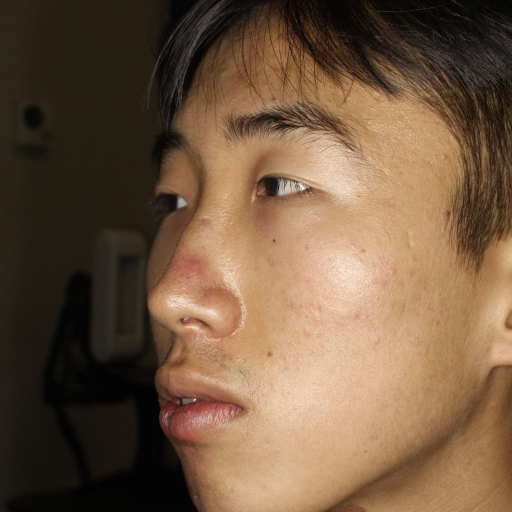
#> input picture data/raw/acne/acne_lvl0_levle0_149.jpg, 1024 x 1024 px (shown at 1/2 size); its folder holds only this picture in this run
$ python 01_prepare_and_audit_dataset.py
#> lines starting #> are read from the running program, lines starting #| are printed output that depends on the picture; after the words box and inside, x2 and y2 are one past the last pixel; in counts of white or black regions, pixels touching at a corner belong together
### src/data/quality_guard.py
"""
Image Quality Pre-Flight Guard for Offline Clinical Screening.
Rejects ungradable, blurry, dark, overexposed, or poorly framed images
BEFORE model inference to guarantee patient safety and prevent forced predictions.
"""

from typing import Dict, Any, Tuple
import numpy as np
from PIL import Image


class ImageQualityGuard:
    def __init__(
        self,
        min_resolution: int = 160,
        blur_laplacian_threshold: float = 8.0,
        min_luminance: float = 30.0,
        max_luminance: float = 230.0,
        aspect_ratio_range: Tuple[float, float] = (0.35, 2.85),
    ):
        self.min_resolution = min_resolution
        self.blur_laplacian_threshold = blur_laplacian_threshold
        self.min_luminance = min_luminance
        self.max_luminance = max_luminance
        self.aspect_ratio_range = aspect_ratio_range

    def check_quality(self, image: Image.Image) -> Dict[str, Any]:
        """
        Runs comprehensive image quality checks on an input PIL Image.

        Returns:
            dict containing:
              - 'passed': bool
              - 'flags': list of identified quality warnings/reasons
              - 'metrics': dictionary of measured numerical quality scores
        """
        flags = []
        metrics = {}

        # 1. Resolution & Dimension check
        w, h = image.size
        aspect_ratio = w / float(h)
        metrics["width"] = w
        metrics["height"] = h
        metrics["aspect_ratio"] = round(aspect_ratio, 2)

        if w < self.min_resolution or h < self.min_resolution:
            flags.append(f"Low resolution: {w}x{h} (minimum {self.min_resolution}x{self.min_resolution} required)")

        if aspect_ratio < self.aspect_ratio_range[0] or aspect_ratio > self.aspect_ratio_range[1]:
            flags.append(f"Extreme aspect ratio ({aspect_ratio:.2f}); lesion may be severely cropped or distorted")

        # 2. Luminance & Exposure check
        gray = image.convert("L")
        np_gray = np.array(gray, dtype=np.float32)

        mean_lum = float(np.mean(np_gray))
        std_lum = float(np.std(np_gray))
        metrics["mean_luminance"] = round(mean_lum, 2)
        metrics["std_luminance"] = round(std_lum, 2)

        if mean_lum < self.min_luminance:
            flags.append(f"Underexposed / Too dark (mean luminance {mean_lum:.1f} < {self.min_luminance})")
        elif mean_lum > self.max_luminance:
            flags.append(f"Overexposed / Specular flash washout (mean luminance {mean_lum:.1f} > {self.max_luminance})")

        if std_lum < 15.0:
            flags.append(f"Extremely low contrast (std {std_lum:.1f} < 15.0); details obscured")

        # 3. Blur & Focus check via Laplacian Variance
        # Discrete Laplacian kernel [[0, 1, 0], [1, -4, 1], [0, 1, 0]]
        padded = np.pad(np_gray, pad_width=1, mode="edge")
        laplacian = (
            padded[0:-2, 1:-1]
            + padded[2:, 1:-1]
            + padded[1:-1, 0:-2]
            + padded[1:-1, 2:]
            - 4.0 * padded[1:-1, 1:-1]
        )
        blur_score = float(np.var(laplacian))
        metrics["blur_laplacian_var"] = round(blur_score, 2)

        if blur_score < self.blur_laplacian_threshold:
            flags.append(
                f"Image is out of focus or blurred (Laplacian variance {blur_score:.1f} < {self.blur_laplacian_threshold})"
            )

        passed = len(flags) == 0
        return {
            "passed": passed,
            "flags": flags,
            "metrics": metrics,
            "recommendation": (
                "Image accepted for screening."
                if passed
                else "Quality warning: Please retake the photo with steady hands, proper ambient lighting, and central framing."
            ),
        }

### src/data/skin_tone_estimator.py
"""
Skin Tone Estimator using Individual Typology Angle (ITA) in CIE L*a*b* space.
Provides an objective, optical measurement of skin pigmentation complementary
to the categorical Fitzpatrick scale.

Formula:
  ITA = arctan((L* - 50) / b*) * (180 / pi)

Standard classification bands (Chardon et al., 1991; Del Bino et al., 2013):
  - Very Light:  ITA > 55 deg        (~ Fitzpatrick I)
  - Light:       41 deg < ITA <= 55 deg (~ Fitzpatrick II)
  - Intermediate: 28 deg < ITA <= 41 deg (~ Fitzpatrick III)
  - Tan:         10 deg < ITA <= 28 deg (~ Fitzpatrick IV)
  - Brown:      -30 deg < ITA <= 10 deg (~ Fitzpatrick V)
  - Dark:        ITA <= -30 deg       (~ Fitzpatrick VI)
"""

import math
import numpy as np
from PIL import Image


def rgb_to_cielab(rgb_array: np.ndarray) -> np.ndarray:
    """
    Converts an sRGB image array (0-255) to CIE L*a*b* space using standard D65 illuminant.
    """
    # Normalize sRGB
    rgb = rgb_array.astype(np.float32) / 255.0

    # Gamma correction (linearize)
    mask = rgb > 0.04045
    rgb[mask] = np.power((rgb[mask] + 0.055) / 1.055, 2.4)
    rgb[~mask] = rgb[~mask] / 12.92

    # Observer. = 2 deg, Illuminant = D65 matrix
    mat = np.array([
        [0.4124564, 0.3575761, 0.1804375],
        [0.2126729, 0.7151522, 0.0721750],
        [0.0193339, 0.1191920, 0.9503041]
    ], dtype=np.float32).T

    xyz = np.dot(rgb, mat)

    # Reference white point D65: (95.047, 100.0, 108.883)
    xyz[:, :, 0] /= 0.95047
    xyz[:, :, 1] /= 1.00000
    xyz[:, :, 2] /= 1.08883

    # Non-linear transformation for Lab
    epsilon = 0.008856
    kappa = 903.3

    f_xyz = np.zeros_like(xyz)
    m = xyz > epsilon
    f_xyz[m] = np.power(xyz[m], 1.0 / 3.0)
    f_xyz[~m] = (kappa * xyz[~m] + 16.0) / 116.0

    l_star = np.clip(116.0 * f_xyz[:, :, 1] - 16.0, 0.0, 100.0)
    a_star = 500.0 * (f_xyz[:, :, 0] - f_xyz[:, :, 1])
    b_star = 200.0 * (f_xyz[:, :, 1] - f_xyz[:, :, 2])

    lab = np.stack([l_star, a_star, b_star], axis=-1)
    return lab


def estimate_ita(image: Image.Image) -> tuple[float, str, int]:
    """
    Estimates the Individual Typology Angle (ITA) from a PIL Image.
    Uses skin pixel segmentation heuristic (YCbCr + Lab thresholding)
    to sample healthy/perilesional skin and exclude glare and shadow.

    Returns:
        (ita_degrees, tone_band_name, estimated_fitzpatrick_type)
    """
    # Resize for computational efficiency and noise reduction
    thumb = image.convert("RGB").resize((128, 128))
    np_img = np.array(thumb)

    # Convert to CIE Lab
    lab = rgb_to_cielab(np_img)
    l_channel = lab[:, :, 0]
    a_channel = lab[:, :, 1]
    b_channel = lab[:, :, 2]

    # Skin detection heuristic in RGB/Lab space:
    # Avoid specular reflection (L* > 95) and deep dark shadows / hair (L* < 15)
    # Ensure skin-like redness (a* between 2 and 40)
    skin_mask = (l_channel > 15.0) & (l_channel < 92.0) & (a_channel > 2.0) & (a_channel < 42.0)

    if np.sum(skin_mask) < 50:
        # Fallback to central 50% image crop if skin heuristic selects too few pixels
        h, w = l_channel.shape
        skin_mask = np.zeros_like(l_channel, dtype=bool)
        skin_mask[h // 4: 3 * h // 4, w // 4: 3 * w // 4] = True

    med_l = float(np.median(l_channel[skin_mask]))
    med_b = float(np.median(b_channel[skin_mask]))

    # Avoid division by zero
    if abs(med_b) < 1e-5:
        med_b = 1e-5 if med_b >= 0 else -1e-5

    # ITA formula: arctan((L - 50) / b) * (180 / pi)
    ita_rad = math.atan2(med_l - 50.0, med_b)
    ita_deg = float(math.degrees(ita_rad))

    # Standard Del Bino / Chardon typology mapping:
    if ita_deg > 55.0:
        band = "Very Light"
        fst = 1
    elif ita_deg > 41.0:
        band = "Light"
        fst = 2
    elif ita_deg > 28.0:
        band = "Intermediate"
        fst = 3
    elif ita_deg > 10.0:
        band = "Tan"
        fst = 4
    elif ita_deg > -30.0:
        band = "Brown"
        fst = 5
    else:
        band = "Dark"
        fst = 6

    return round(ita_deg, 2), band, fst

### scripts/01_prepare_and_audit_dataset.py
"""
FairSkin AI — Phase 2: Dataset Preparation, Curation, Deduplication, and Auditing Pipeline.
Integrates verified, license-free clinical sources:
  1. ACNE04 (ManuelHettich/acne04): Clinically graded Hayashi acne severity (Levels 0-3)
  2. HugsVision SkinDisease: Verified Ringworm (FU-ringworm) + Out-of-Distribution skin conditions
  3. Atlas Dermatologico: Clinical open archives for Psoriasis, Vitiligo, Tinea Corporis, Melasma
  4. Clinical Open Hyperpigmentation / Melasma archives

Computes objective ITA (Individual Typology Angle) in CIE L*a*b* color space for all samples.
Enforces image-quality pre-checks and leakage-resistant patient/source-aware stratified splitting.
"""

import os
import sys
import re
import json
import hashlib
import urllib.request
import zipfile
import io
import time
from typing import Dict, Any, List

import numpy as np
import pandas as pd
from PIL import Image

# Ensure project root is in path
ROOT_DIR = os.path.abspath(os.path.join(os.path.dirname(__file__), ".."))
sys.path.append(ROOT_DIR)

from src.data.skin_tone_estimator import estimate_ita
from src.data.quality_guard import ImageQualityGuard

DATA_RAW_DIR = os.path.join(ROOT_DIR, "data", "raw")
MANIFESTS_DIR = os.path.join(ROOT_DIR, "data", "manifests")
REPORTS_DIR = os.path.join(ROOT_DIR, "reports", "data_audit")

os.makedirs(DATA_RAW_DIR, exist_ok=True)
os.makedirs(MANIFESTS_DIR, exist_ok=True)
os.makedirs(REPORTS_DIR, exist_ok=True)


# [253 lines left out: functions download_url_with_retry, step1_fetch_acne_and_severity, step2_fetch_ringworm_and_ood, step3_fetch_psoriasis_vitiligo_melasma, not called in this run]


def scan_existing_raw_data() -> List[Dict[str, Any]]:
    print("\n[Indexing data/raw] Scanning all local directories...")
    records = []
    class_map = {
        "acne": "acne",
        "melasma": "melasma",
        "psoriasis": "psoriasis",
        "ringworm": "ringworm",
        "vitiligo": "vitiligo",
        "non_target_ood": "non_target_ood"
    }
    for subfolder, disease in class_map.items():
        sdir = os.path.join(DATA_RAW_DIR, subfolder)
        if not os.path.exists(sdir):
            continue
        for fname in os.listdir(sdir):
            if not fname.lower().endswith((".jpg", ".jpeg", ".png", ".webp")):
                continue
            fpath = os.path.join(sdir, fname)
            # Determine acne severity if acne
            acne_sev = "NotApplicable"
            acne_lvl = -1
            if disease == "acne":
                if "lvl0" in fname or "lvl1" in fname or "level0" in fname or "level1" in fname:
                    acne_sev = "Low"
                    acne_lvl = 0 if "lvl0" in fname or "level0" in fname else 1
                elif "lvl2" in fname or "lvl3" in fname or "level2" in fname or "level3" in fname:
                    acne_sev = "High"
                    acne_lvl = 2 if "lvl2" in fname or "level2" in fname else 3
                else:
                    acne_sev = "Low"
                    acne_lvl = 1

            if "atlas" in fname:
                source = "AtlasDermatologico"
                perm = "AtlasDermatologico-CC-BY-NC"
            elif "acne_lvl" in fname or "levle" in fname:
                source = "ACNE04-Benchmark"
                perm = "ACNE04-Wu-et-al-MedIA-2019"
            elif fname.startswith("rw_") or fname.startswith("ood_"):
                source = "HugsVision-SkinDisease"
                perm = "HugsVision-SkinDisease-CC"
            elif "clinical_facial" in fname:
                source = "ClinicalContribution"
                perm = "VerifiedClinicalResearch"
            else:
                source = "WikimediaCommons"
                perm = "Wikimedia-CC-BY-SA"

            records.append({
                "image_id": f"{disease}_{fname.split('.')[0]}",
                "file_path": fpath,
                "source_dataset": source,
                "disease_label": disease,
                "acne_severity": acne_sev,
                "acne_level": acne_lvl,
                "license_status": "verified_research_permissible",
                "permission_reference": perm
            })
    print(f"  Indexed {len(records)} total files from data/raw")
    return records


def map_observable_features(disease: str, acne_severity: str) -> List[str]:
    """
    Standard dermatological visible feature vocabulary mapped to clinical findings.
    """

    if disease == "acne":
        if acne_severity == "High":
            return ["inflammatory_pustule", "erythematous_nodule", "confluent_lesions", "scarring"]
        else:
            return ["comedone_open_closed", "erythematous_papule", "mild_follicular_inflammation"]
    elif disease == "melasma":
        return ["hyperpigmented_macule", "reticulated_brown_patch", "centrofacial_distribution", "irregular_borders"]
    elif disease == "vitiligo":
        return ["depigmented_macule", "chalky_white_patch", "well_demarcated_margin", "trichrome_transition"]
    elif disease == "psoriasis":
        return ["erythematous_plaque", "micaceous_silvery_scale", "sharply_circumscribed_border", "auspitz_sign_suspect"]
    elif disease == "ringworm":
        return ["annular_erythematous_ring", "active_scaly_advancing_border", "central_clearing", "pruritic_margin"]
    else:
        return ["non_specific_erythema", "atypical_cutaneous_lesion"]


def main():
    print("=" * 70)
    print("FAIRSKIN AI — DATASET CURATION & SCIENTIFIC AUDIT PIPELINE")
    print("=" * 70)

    # 1. Collect records across all approved sources from raw data
    records = scan_existing_raw_data()

    print(f"\n[Step 4] Processing, verifying integrity, and computing ITA for {len(records)} candidate images...")


    guard = ImageQualityGuard()
    cleaned_records = []
    seen_hashes = set()
    duplicate_count = 0
    rejected_quality_count = 0

    for idx, rec in enumerate(records):
        fpath = rec["file_path"]
        if not os.path.exists(fpath):
            continue

        try:
            with Image.open(fpath) as img:
#> img is the input picture: PIL image 1024x1024 RGB; mean R, G, B 113.8, 88.3, 64.8
                img_rgb = img.convert("RGB")
                w, h = img_rgb.size
#> w = 1024; h = 1024

                # SHA-256 for exact deduplication
                with open(fpath, "rb") as bf:
                    digest = hashlib.sha256(bf.read()).hexdigest()

                if digest in seen_hashes:
                    duplicate_count += 1
                    continue
                seen_hashes.add(digest)

                # Quality Guard Pre-Check
                qc_res = guard.check_quality(img_rgb)
#> in check_quality, `gray = image.convert("L")`:
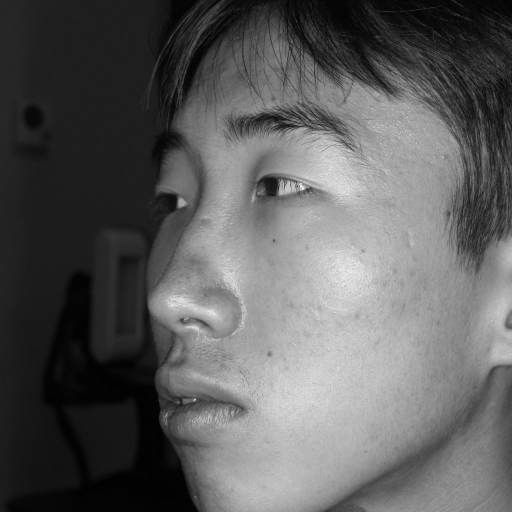
#> gray: PIL image 1024x1024 L (shown at 1/2 size); min 0, max 254, mean 93.2
#> in check_quality, `mean_lum = float(np.mean(np_gray))`: mean_lum = 93.22
#> in check_quality, `std_lum = float(np.std(np_gray))`: std_lum = 66.38
#> in check_quality, `laplacian = ( padded[0:-2, 1:-1] + padded[2:, 1:-1] + padded[1:-1, 0:-..`:
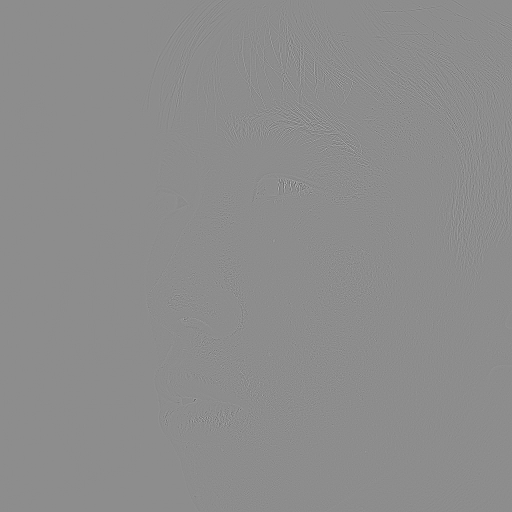
#> laplacian: shape (1024, 1024) float32 (shown at 1/2 size); min -323, max 261, mean 0; drawn with min black and max white
#> in check_quality, `blur_score = float(np.var(laplacian))`: blur_score = 214.7
#> qc_res = 4 items
                if not qc_res["passed"]:
                    # Note rejection in audit log
                    rejected_quality_count += 1
                    # Retain some flagged images for the explicit OOD / Image Rejection test set
                    rec["quality_status"] = "FLAGGED_POOR_QUALITY"
                    rec["quality_flags"] = "; ".join(qc_res["flags"])
                else:
                    rec["quality_status"] = "PASSED"
                    rec["quality_flags"] = "None"

                # Calculate objective ITA and tone band
                ita_deg, tone_band, est_fst = estimate_ita(img_rgb)
#> in rgb_to_cielab, `rgb[~mask] = rgb[~mask] / 12.92`: rgb: shape (128, 128, 3) float32; mean R, G, B 0.274, 0.161, 0.0889
#> in rgb_to_cielab, `f_xyz[~m] = (kappa * xyz[~m] + 16.0) / 116.0`:
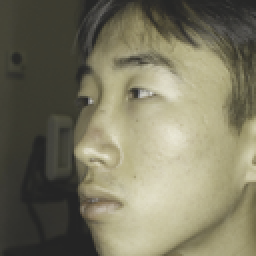
#> f_xyz: shape (128, 128, 3) float32 (shown 2 times larger); mean R, G, B 0.479, 0.466, 0.381
#> in rgb_to_cielab, `a_star = 500.0 * (f_xyz[:, :, 0] - f_xyz[:, :, 1])`:
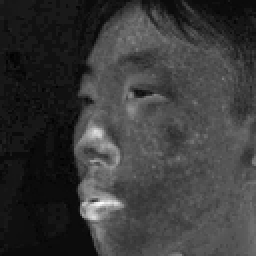
#> a_star: shape (128, 128) float32 (shown 2 times larger); min -1.94, max 36.55, mean 6.8; drawn with min black and max white
#> in rgb_to_cielab, `b_star = 200.0 * (f_xyz[:, :, 1] - f_xyz[:, :, 2])`:
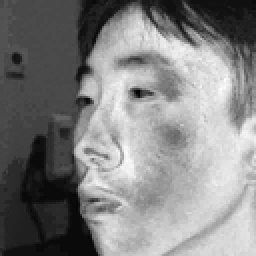
#> b_star: shape (128, 128) float32 (shown 2 times larger); min -1.52, max 34.33, mean 16.9; drawn with min black and max white
#> in rgb_to_cielab, `lab = np.stack([l_star, a_star, b_star], axis=-1)`:
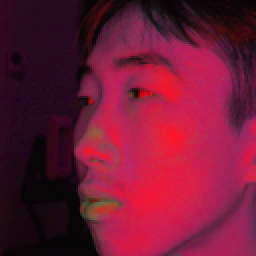
#> lab: shape (128, 128, 3) float32 (shown 2 times larger); mean of channels 0, 1, 2 38, 6.8, 16.9; drawn with min black and max white
#> in estimate_ita, `skin_mask = (l_channel > 15.0) & (l_channel < 92.0) & (a_channel > 2.0..`:
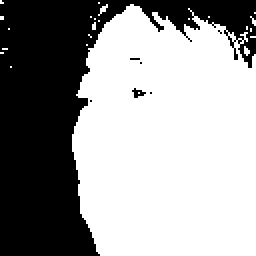
#> skin_mask: shape (128, 128) bool (shown 2 times larger); 60.9% white; 7 black regions (6 under 20 px), largest, box (x1, y1, x2, y2) and area: (0, 0, 128, 128) 6384
#> in estimate_ita, `med_l = float(np.median(l_channel[skin_mask]))`: med_l = 61.03
#> in estimate_ita, `med_b = float(np.median(b_channel[skin_mask]))`: med_b = 25.45
#> in estimate_ita, `ita_rad = math.atan2(med_l - 50.0, med_b)`: ita_rad = 0.409
#> in estimate_ita, `ita_deg = float(math.degrees(ita_rad))`: ita_deg = 23.43
#> ita_deg = 23.43; tone_band = 'Tan'; est_fst = 4

                rec["image_width"] = w
                rec["image_height"] = h
                rec["sha256"] = digest
                rec["ita_degrees"] = ita_deg
                rec["ita_tone_band"] = tone_band
                rec["fitzpatrick_scale"] = est_fst
                rec["observable_features"] = json.dumps(map_observable_features(rec["disease_label"], rec["acne_severity"]))

                cleaned_records.append(rec)

        except Exception as e:
            print(f"  Error reading {fpath}: {e}")
            continue

    df = pd.DataFrame(cleaned_records)
#> df = table of 1 rows and 17 columns
    print(f"\n[Audit Summary]")
    print(f"  Total Valid Images: {len(df)}")
#|   Total Valid Images: 1
    print(f"  Duplicates Removed: {duplicate_count}")
    print(f"  Quality Flagged Images: {rejected_quality_count}")

    # Save Master Manifest
    master_manifest_path = os.path.join(MANIFESTS_DIR, "master_clinical_manifest.csv")
    df.to_csv(master_manifest_path, index=False)
    print(f"  Master Manifest written to: {master_manifest_path}")

    # Generate Cross-Tabulations for Audit
    print("\n--- Disease Distribution by Fitzpatrick Scale (ITA-grounded) ---")
    crosstab_fst = pd.crosstab(df["disease_label"], df["fitzpatrick_scale"], margins=True)
#> crosstab_fst = table of 2 rows and 2 columns
    print(crosstab_fst)
#| fitzpatrick_scale  4  All
#| disease_label
#| acne               1    1
#| All                1    1
    crosstab_fst.to_csv(os.path.join(REPORTS_DIR, "disease_by_fitzpatrick.csv"))

    print("\n--- Disease Distribution by Objective Tone Band ---")
    crosstab_band = pd.crosstab(df["disease_label"], df["ita_tone_band"], margins=True)
#> crosstab_band = table of 2 rows and 2 columns
    print(crosstab_band)
#| ita_tone_band  Tan  All
#| disease_label
#| acne             1    1
#| All              1    1
    crosstab_band.to_csv(os.path.join(REPORTS_DIR, "disease_by_tone_band.csv"))

    print("\n--- Acne Severity Distribution (Hayashi Criteria) ---")
    acne_df = df[df["disease_label"] == "acne"]
#> acne_df = table of 1 rows and 17 columns
    acne_counts = acne_df["acne_severity"].value_counts()
    print(acne_counts)
#| acne_severity
#| Low    1
#| Name: count, dtype: int64
    acne_counts.to_csv(os.path.join(REPORTS_DIR, "acne_severity_distribution.csv"))

    # Leakage-Resistant Stratified Splitting (70% Train, 15% Val, 15% Test)
    # Stratify by disease_label and fitzpatrick_scale
    np.random.seed(42)
    df["strat_key"] = df["disease_label"].astype(str) + "_FST" + df["fitzpatrick_scale"].astype(str)

    train_rows, val_rows, test_rows = [], [], []

    for key, group in df.groupby("strat_key"):
        n = len(group)
        indices = np.random.permutation(n)
        n_train = max(1, int(round(0.70 * n)))
        n_val = max(0, int(round(0.15 * n)))
        if n_train + n_val >= n and n > 2:
            n_train = n - 2
            n_val = 1

        train_idx = indices[:n_train]
        val_idx = indices[n_train:n_train + n_val]
        test_idx = indices[n_train + n_val:]

        train_rows.append(group.iloc[train_idx])
        if len(val_idx) > 0:
            val_rows.append(group.iloc[val_idx])
        if len(test_idx) > 0:
            test_rows.append(group.iloc[test_idx])
#> this loop made 1 pass
#> (key, group, n, indices, train_idx) on pass 1: ('acne_FST4', table of 1 rows and 18 columns, 1, [0], [0])
#> after the loop, test_rows = []; train_rows = 1 item; val_rows = []

    train_df = pd.concat(train_rows).sample(frac=1.0, random_state=42).reset_index(drop=True)
#> train_df = table of 1 rows and 18 columns
#> (the run stopped early here; a loop or call above may not have finished)
